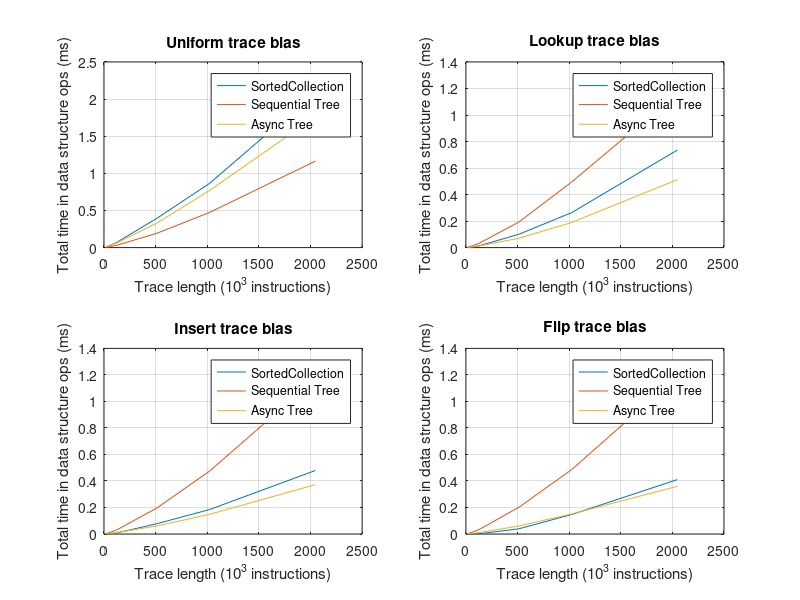

Recreate this plot in MATLAB. (Note: this script raises an error after producing the figure.)
% Make pretty plots of data
%
% 15-418 project
% Team Veggie Tales

%
% Load result sets
%
% results = csvread('results-ghc.csv');
results = csvread('results-laptop.csv');

tvt = csvread('treevtree.csv');

% Get data columns
SCTrial  = results(:,1);
SCOps    = results(:,2);
SCInsert = results(:,3);
SCLookup = results(:,4);
SCDelete = results(:,5);
RBTrial  = results(:,6);
RBOps    = results(:,7);
RBInsert = results(:,8);
RBLookup = results(:,9);
RBDelete = results(:,10);
ATTrial  = tvt(:,1);
ATOps    = tvt(:,2);
ATInsert = tvt(:,3);
ATLookup = tvt(:,4);
ATDelete = tvt(:,5);

%
% Get row indices for parameters
%

% Array versions
v4 = logical([ones(192,1); zeros(192*2,1)]);
v8 = logical([zeros(192,1); ones(192,1); zeros(192,1)]);
v9 = logical([zeros(192*2,1); ones(192,1)]);
% Trace runners
disk = logical(repmat([ones(96,1); zeros(96,1)],3,1));
mem  = logical(repmat([zeros(96,1); ones(96,1)],3,1));
% Lengths
l16k   = logical(repmat([ones(16,1); zeros(16*5,1)],6,1));
l64k   = logical(repmat([zeros(16,1); ones(16,1); zeros(16*4,1)],6,1));
l128k  = logical(repmat([zeros(16*2,1); ones(16,1); zeros(16*3,1)],6,1));
l512k  = logical(repmat([zeros(16*3,1); ones(16,1); zeros(16*2,1)],6,1));
l1024k = logical(repmat([zeros(16*4,1); ones(16,1); zeros(16,1)],6,1));
l2048k = logical(repmat([zeros(16*5,1); ones(16,1)],6,1));
% Biases
buniform = logical(repmat([ones(4,1); zeros(4*3,1)],36,1));
blookup  = logical(repmat([zeros(4,1); ones(4,1); zeros(4*2,1)],36,1));
binsert  = logical(repmat([zeros(4*2,1); ones(4,1); zeros(4,1)],36,1));
bburst   = logical(repmat([zeros(4*3,1); ones(4,1)],36,1));
% Delays
d100us = logical(repmat([1;0;0;0],144,1));
d500us = logical(repmat([0;1;0;0],144,1));
d1ms   = logical(repmat([0;0;1;0],144,1));
d5ms   = logical(repmat([0;0;0;1],144,1));

% Values for x axis
arrays = [1,2,3];
runners = [1,2];
lengths = [16,64,128,512,1024,2048];
biases = [1,2,3,4];
delays = [100,500,1000,5000];

%
% PLOTS WOOO
% 

%% [V9 Mem 1ms] Op time vs Trace Len for Trace Bias
figure;
subplot(2,2,1);
plot( ...
    lengths, SCOps(v9&mem&buniform&d1ms), ...
    lengths, RBOps(v9&mem&buniform&d1ms), ...
    lengths, ATOps(v4&mem&buniform&d1ms)  ...
);
title('Uniform trace bias');
legend('SortedCollection', 'Sequential Tree', 'Async Tree');
ylabel('Total time in data structure ops (ms)');
xlabel('Trace length (10^3 instructions)');
grid on;
subplot(2,2,2);
plot( ...
    lengths, SCOps(v9&mem&blookup&d1ms), ...
    lengths, RBOps(v9&mem&blookup&d1ms), ...
    lengths, ATOps(v4&mem&blookup&d1ms)  ...
);
title('Lookup trace bias');
legend('SortedCollection', 'Sequential Tree', 'Async Tree');
ylabel('Total time in data structure ops (ms)');
xlabel('Trace length (10^3 instructions)');
grid on;
subplot(2,2,3);
plot( ...
    lengths, SCOps(v9&mem&binsert&d1ms), ...
    lengths, RBOps(v9&mem&binsert&d1ms), ...
    lengths, ATOps(v4&mem&binsert&d1ms)  ...
);
title('Insert trace bias');
legend('SortedCollection', 'Sequential Tree', 'Async Tree');
ylabel('Total time in data structure ops (ms)');
xlabel('Trace length (10^3 instructions)');
grid on;
subplot(2,2,4);
plot( ...
    lengths, SCOps(v9&mem&bburst&d1ms), ...
    lengths, RBOps(v9&mem&bburst&d1ms), ...
    lengths, ATOps(v4&mem&bburst&d1ms)  ...
);
title('Flip trace bias');
legend('SortedCollection', 'Sequential Tree', 'Async Tree');
ylabel('Total time in data structure ops (ms)');
xlabel('Trace length (10^3 instructions)');
grid on;

suptitle('Data Structure Ops (Time)')
%% [V9 Mem 1ms] INSERT time vs Trace Len for Trace Bias
figure;
subplot(2,2,1);
plot( ...
    lengths, SCInsert(v9&mem&buniform&d1ms), ...
    lengths, RBInsert(v9&mem&buniform&d1ms), ...
    lengths, ATInsert(v4&mem&buniform&d1ms)  ...
);
title('Uniform trace bias');
legend('SortedCollection', 'Sequential Tree', 'Async Tree');
ylabel('Avg insert time (ms)');
xlabel('Trace length (10^3 instructions)');
grid on;
subplot(2,2,2);
plot( ...
    lengths, SCInsert(v9&mem&blookup&d1ms), ...
    lengths, RBInsert(v9&mem&blookup&d1ms), ...
    lengths, ATInsert(v4&mem&blookup&d1ms)  ...
);
title('Lookup trace bias');
legend('SortedCollection', 'Sequential Tree', 'Async Tree');
ylabel('Avg insert time (ms)');
xlabel('Trace length (10^3 instructions)');
grid on;
subplot(2,2,3);
plot( ...
    lengths, SCInsert(v9&mem&binsert&d1ms), ...
    lengths, RBInsert(v9&mem&binsert&d1ms), ...
    lengths, ATInsert(v4&mem&binsert&d1ms)  ...
);
title('Insert trace bias');
legend('SortedCollection', 'Sequential Tree', 'Async Tree');
ylabel('Avg insert time (ms)');
xlabel('Trace length (10^3 instructions)');
grid on;
subplot(2,2,4);
plot( ...
    lengths, SCInsert(v9&mem&bburst&d1ms), ...
    lengths, RBInsert(v9&mem&bburst&d1ms), ...
    lengths, ATInsert(v4&mem&bburst&d1ms)  ...
);
title('Flip trace bias');
legend('SortedCollection', 'Sequential Tree', 'Async Tree');
ylabel('Avg insert time (ms)');
xlabel('Trace length (10^3 instructions)');
grid on;

suptitle('Average Insert Time')
%% [V9 Mem 1ms] LOOKUP time vs Trace Len for Trace Bias
figure;
subplot(2,2,1);
plot( ...
    lengths, SCLookup(v9&mem&buniform&d1ms), ...
    lengths, RBLookup(v9&mem&buniform&d1ms), ...
    lengths, ATLookup(v4&mem&buniform&d1ms)  ...
);
title('Uniform trace bias');
legend('SortedCollection', 'Sequential Tree', 'Async Tree');
ylabel('Avg lookup time (ms)');
xlabel('Trace length (10^3 instructions)');
grid on;
subplot(2,2,2);
plot( ...
    lengths, SCLookup(v9&mem&blookup&d1ms), ...
    lengths, RBLookup(v9&mem&blookup&d1ms), ...
    lengths, ATLookup(v4&mem&blookup&d1ms)  ...
);
title('Lookup trace bias');
legend('SortedCollection', 'Sequential Tree', 'Async Tree');
ylabel('Avg lookup time (ms)');
xlabel('Trace length (10^3 instructions)');
grid on;
subplot(2,2,3);
plot( ...
    lengths, SCLookup(v9&mem&binsert&d1ms), ...
    lengths, RBLookup(v9&mem&binsert&d1ms), ...
    lengths, ATLookup(v4&mem&binsert&d1ms)  ...
);
title('Insert trace bias');
legend('SortedCollection', 'Sequential Tree', 'Async Tree');
ylabel('Avg lookup time (ms)');
xlabel('Trace length (10^3 instructions)');
grid on;
subplot(2,2,4);
plot( ...
    lengths, SCLookup(v9&mem&bburst&d1ms), ...
    lengths, RBLookup(v9&mem&bburst&d1ms), ...
    lengths, ATLookup(v4&mem&bburst&d1ms)  ...
);
title('Flip trace bias');
legend('SortedCollection', 'Sequential Tree', 'Async Tree');
ylabel('Avg lookup time (ms)');
xlabel('Trace length (10^3 instructions)');
grid on;

suptitle('Average Lookup Time');
%% [V9 Mem 1ms] DELETE time vs Trace Len for Trace Bias
figure;
subplot(2,2,1);
plot( ...
    lengths, SCDelete(v9&mem&buniform&d1ms), ...
    lengths, RBDelete(v9&mem&buniform&d1ms), ...
    lengths, ATDelete(v4&mem&buniform&d1ms)  ...
);
title('Uniform trace bias');
legend('SortedCollection', 'Sequential Tree', 'Async Tree');
ylabel('Avg delete time (ms)');
xlabel('Trace length (10^3 instructions)');
grid on;
subplot(2,2,2);
plot( ...
    lengths, SCDelete(v9&mem&blookup&d1ms), ...
    lengths, RBDelete(v9&mem&blookup&d1ms), ...
    lengths, ATDelete(v4&mem&blookup&d1ms)  ...
);
title('Lookup trace bias');
legend('SortedCollection', 'Sequential Tree', 'Async Tree');
ylabel('Avg delete time (ms)');
xlabel('Trace length (10^3 instructions)');
grid on;
subplot(2,2,3);
plot( ...
    lengths, SCDelete(v9&mem&binsert&d1ms), ...
    lengths, RBDelete(v9&mem&binsert&d1ms), ...
    lengths, ATDelete(v4&mem&binsert&d1ms)  ...
);
title('Insert trace bias');
legend('SortedCollection', 'Sequential Tree', 'Async Tree');
ylabel('Avg delete time (ms)');
xlabel('Trace length (10^3 instructions)');
grid on;
subplot(2,2,4);
plot( ...
    lengths, SCDelete(v9&mem&bburst&d1ms), ...
    lengths, RBDelete(v9&mem&bburst&d1ms), ...
    lengths, ATDelete(v4&mem&bburst&d1ms)  ...
);
title('Flip trace bias');
legend('SortedCollection', 'Sequential Tree', 'Async Tree');
ylabel('Avg delete time (ms)');
xlabel('Trace length (10^3 instructions)');
grid on;

suptitle('Average Delete Time');
%% V8 vs V9 (Op time vs Trace Len per Trace Bias)
figure;
subplot(2,2,1);
plot( ...
    lengths, SCOps(v8&mem&buniform&d1ms), ...
    lengths, SCOps(v9&mem&buniform&d1ms)  ...
);
title('Uniform trace bias');
legend('CustomArrayV8', 'CustomArrayV9');
ylabel('Total op time (ms)');
xlabel('Trace length (10^3 instructions)');
grid on;
subplot(2,2,2);
plot( ...
    lengths, SCOps(v8&mem&blookup&d1ms), ...
    lengths, SCOps(v9&mem&blookup&d1ms)  ...
);
title('Lookup trace bias');
legend('CustomArrayV8', 'CustomArrayV9');
ylabel('Total op time (ms)');
xlabel('Trace length (10^3 instructions)');
grid on;
subplot(2,2,3);
plot( ...
    lengths, SCOps(v8&mem&binsert&d1ms), ...
    lengths, SCOps(v9&mem&binsert&d1ms)  ...
);
title('Insert trace bias');
legend('CustomArrayV8', 'CustomArrayV9');
ylabel('Total op time (ms)');
xlabel('Trace length (10^3 instructions)');
grid on;
subplot(2,2,4);
plot( ...
    lengths, SCOps(v8&mem&bburst&d1ms), ...
    lengths, SCOps(v9&mem&bburst&d1ms)  ...
);
title('Flip trace bias');
legend('CustomArrayV8', 'CustomArrayV9');
ylabel('Total op time (ms)');
xlabel('Trace length (10^3 instructions)');
grid on;
